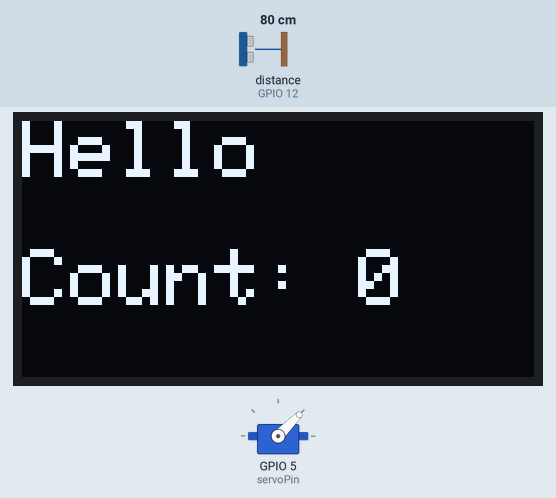
The sketch below on a simulated ESP32. Parts: servo, 128×64 one-colour display. Wiring (inferred from the names in the program): ultrasonic range finder: trigger GPIO 13; echo GPIO 12. The inputs (shaded band) are chosen by the test bench; at power-on: distance to the obstacle (sensor on GPIO 12) 80 cm. The echo pulse lasts 58.3 µs per cm; WiFi joins after 1.5 s; servers stay silent unless stated; uploads are accepted with an empty reply; what the sketch prints to the serial monitor is not drawn.

Above: at 2.3 s.
At 3.3 s:
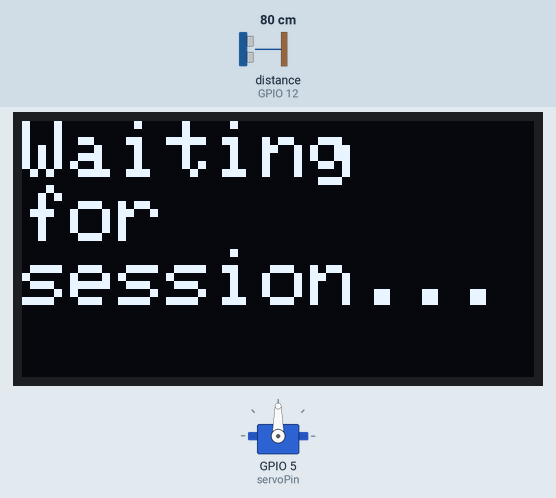
At 4.4 s:
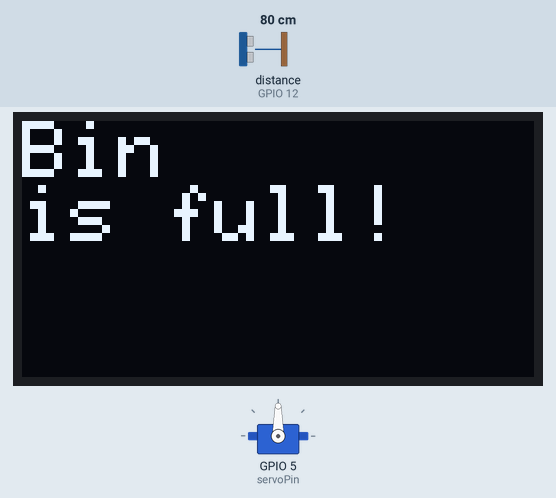
Timing chart, 0 to 5.9 s (numbered marks = the images above):
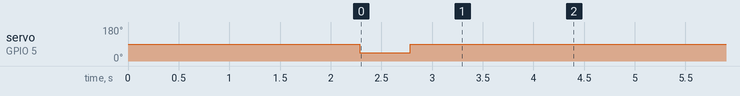

Measured:
- by itself, servo on GPIO 5 (servoPin): 90° → 45° at 2.3 s, → 90° 0.50 s later
- what the display in image 0 shows lasts 1.1 s, from 2.1 s to 3.2 s

The sketch:

EcoTrackBin.ino
```cpp
#include <WiFi.h>
#include <HTTPClient.h>
#include <ArduinoJson.h>
#include <ESP32Servo.h>
#include <Adafruit_GFX.h>
#include <Adafruit_SSD1306.h>

// similar to c++ syntax
// --------------------------
// Configuration Parameters
// --------------------------

const char *ssid = "Madi";          // Wi-Fi SSID
const char *password = "*********"; //

// Server address
const char *serverName = "http://34.96.175.5";

// ESP32's associated Bin ID
const int binId = 1; // BinId==1 for our demo

// Servo setup
Servo myservo;          // Create servo object
const int servoPin = 5; // GPIO pin for the servo

// Ultrasonic sensor pins
const int trigPin = 13;
const int echoPin = 12;

// OLED display settings
#define SCREEN_WIDTH 128
#define SCREEN_HEIGHT 64
#define OLED_RESET -1 // Use -1 if no reset pin
Adafruit_SSD1306 display(SCREEN_WIDTH, SCREEN_HEIGHT, &Wire, OLED_RESET);

// Variables for ultrasonic sensor
long duration;
float distance;
float previousDistance = 10.0;
int trashCount = 0;

// Variables for session management
int sessionId = -1;           // Current session ID
const int invalidSession = 0; // Represents no active session
bool isBinFull = false;       // binFull status
String username = "";

// Timing variables
unsigned long lastSessionCheck = 0;
const unsigned long sessionCheckInterval = 2000; // Check every 2 seconds

// --------------------------
// Variables for Debounce Logic
// --------------------------
bool item_detected = false;               // Flag to indicate if an item has been detected
unsigned long last_count_time = 0;        // Timestamp of the last counted item
const unsigned long debounce_delay = 800; // 0.8 second cooldown

// --------------------------
// Variables for Non-blocking Bin Full Check
// --------------------------
bool checkingBinFull = false;
unsigned long binCheckStartTime = 0;

// --------------------------
// Setup Function
// --------------------------
void setup()
{
    Serial.begin(115200);

    // Attach the servo
    myservo.attach(servoPin);

    // Set up ultrasonic sensor pins
    pinMode(trigPin, OUTPUT);
    pinMode(echoPin, INPUT);

    // Initialize OLED display
    if (!display.begin(SSD1306_SWITCHCAPVCC, 0x3C))
    { // Address 0x3C for 128x64
        Serial.println("SSD1306 allocation failed");
        for (;;)
            ; // Don't proceed, loop forever
    }
    display.clearDisplay();
    display.display();

    // Connect to Wi-Fi
    connectToWiFi();

    // Initial display update
    updateDisplay();
}

// --------------------------
// Main Loop Function
// --------------------------
void loop()
{
    unsigned long currentMillis = millis();

    // Check for active session ID at intervals
    if (currentMillis - lastSessionCheck >= sessionCheckInterval)
    {
        lastSessionCheck = currentMillis;
        int previousSessionId = sessionId; // Store the current session ID as int

        // Check bin status before starting a new session
        if (sessionId == invalidSession)
        {
            // Get bin full status from server
            isBinFull = getBinFullStatus(); // websockets -> for the lid opening and closing -> "critical" in this projects ->
            updateDisplay();

            if (isBinFull)
            {
                Serial.println("Bin is full. Cannot start a new session.");
            }
            else
            {
                // Check for active session
                getActiveSessionId(); // Update sessionId

                // If session has just started
                if (previousSessionId == invalidSession && sessionId != invalidSession)
                {
                    // Start of session detected
                    openLid();
                    trashCount = 0; // Reset trash count
                    Serial.println("Session started. Lid opened.");
                    updateDisplay(); // Update display with welcome message
                }
            }
        }
        else
        {
            // If session is active, check if it has ended
            getActiveSessionId(); // Update sessionId

            // If session has just ended
            if (previousSessionId != invalidSession && sessionId == invalidSession)
            {
                // End of session detected
                closeLid();
                Serial.println("Session ended. Lid closed.");

                // Send trash count to the server using the valid session ID
                sendTrashCount(previousSessionId);

                // Start bin full check
                checkingBinFull = true;
                binCheckStartTime = currentMillis;

                // Reset trash count and username
                trashCount = 0;
                username = "";
            }
        }
    }

    if (checkingBinFull)
    {
        unsigned long elapsed = millis() - binCheckStartTime;
        if (elapsed < 5000)
        { // Check for 5 seconds
            measureDistance();
            if (distance >= 5.0)
            {                      // 5cm for not full
                isBinFull = false; // Bin is not full
                Serial.println("Bin is not full after session.");
                checkingBinFull = false;
                sendBinFullStatus(); // Send updated status to server
                updateDisplay();     // Update display with bin status
            }
        }
        else
        {
            isBinFull = true;
            Serial.println("Bin is full after session.");
            checkingBinFull = false;
            sendBinFullStatus(); // send updated status to server
            updateDisplay();     // update display with bin status
        }
    }

    // if a session is active start counting logic, measure distance and count items
    if (sessionId != invalidSession)
    {
        // Measure distance using ultrasonic sensor
        measureDistance();

        // Debounce Logic to Prevent Multiple Counts for the Same Item
        if (distance < 7.0 && !item_detected)
        {
            unsigned long currentTime = millis();

            // Check if enough time has passed since the last count
            if (currentTime - last_count_time >= debounce_delay)
            {
                trashCount++;
                Serial.print("Item detected. Trash count: ");
                Serial.println(trashCount);
                updateDisplay(); // Update display with new trash count

                // Update flags and timestamp
                item_detected = true;
                last_count_time = currentTime;
            }
        }

        // Reset the detection flag when the item moves away
        if (distance >= 7.0 && item_detected)
        {
            item_detected = false;
        }

        previousDistance = distance;
    }

    delay(10); // 10 ms = 0.01s 100ms = 0.1s
}

// --------------------------
// Function to Connect to Wi-Fi
// --------------------------
void connectToWiFi()
{
    Serial.print("Connecting to ");
    Serial.println(ssid);

    WiFi.begin(ssid, password);

    int retryCount = 0;
    while (WiFi.status() != WL_CONNECTED)
    {
        delay(1000);
        Serial.print(".");
        retryCount++;
        if (retryCount > 30)
        { // Timeout after ~30 seconds
            Serial.println("\nFailed to connect to Wi-Fi.");
            return;
        }
    }

    Serial.println("\nConnected to Wi-Fi");
    Serial.print("IP Address: ");
    Serial.println(WiFi.localIP());
}

// --------------------------
// Function to Measure Distance
// --------------------------
void measureDistance()
{
    // Trigger the ultrasonic sensor
    digitalWrite(trigPin, LOW);
    delayMicroseconds(2);
    digitalWrite(trigPin, HIGH);
    delayMicroseconds(10);
    digitalWrite(trigPin, LOW);

    // Read the echo pin
    duration = pulseIn(echoPin, HIGH, 30000); // Timeout after 30ms
    if (duration == 0)
    {
        distance = 999; // No echo received
    }
    else
    {
        distance = duration * 0.034 / 2; // Calculate distance in cm
    }

    // Serial.print("Distance: ");
    // Serial.print(distance);
    // Serial.println(" cm");
}

// --------------------------
// Function to Get Active Session ID
// --------------------------
void getActiveSessionId()
{
    if (WiFi.status() == WL_CONNECTED)
    {
        HTTPClient http;
        String url = String(serverName) + "/get_active_session?bin_id=" + String(binId);
        http.begin(url);

        http.addHeader("Content-Type", "application/json");

        int httpResponseCode = http.GET();

        if (httpResponseCode == 200)
        {
            String response = http.getString();

            // parse JSON response
            DynamicJsonDocument doc(1024);
            DeserializationError error = deserializeJson(doc, response);

            if (!error)
            {
                if (doc["status"] == "success")
                {
                    sessionId = doc["session_id"].as<int>();
                    username = doc["username"].as<String>();
                    Serial.print("Active Session ID: ");
                    Serial.println(sessionId);
                    Serial.print("Username: ");
                    Serial.println(username);
                }
                else
                {
                    sessionId = invalidSession;
                    username = "";
                    Serial.println("No active session.");
                }
            }
            else
            {
                Serial.print("JSON parse error: ");
                Serial.println(error.f_str());
                sessionId = invalidSession;
                username = "";
            }
        }
        else
        {
            sessionId = invalidSession;
            username = "";
            Serial.print("GET request failed, error code: ");
            Serial.println(httpResponseCode);
        }

        http.end();
    }
}

// --------------------------
// Function to Get Bin Full Status from Server
// --------------------------
bool getBinFullStatus()
{
    if (WiFi.status() == WL_CONNECTED)
    {
        HTTPClient http;
        String url = String(serverName) + "/get_bin_status?bin_id=" + String(binId);
        http.begin(url);

        http.addHeader("Content-Type", "application/json");

        int httpResponseCode = http.GET();

        if (httpResponseCode == 200)
        {
            String response = http.getString();

            // parse JSON response
            DynamicJsonDocument doc(512);
            DeserializationError error = deserializeJson(doc, response);

            if (!error)
            {
                bool binFull = doc["bin_full"].as<bool>();
                Serial.print("Bin full status from server: ");
                Serial.println(binFull);
                return binFull;
            }
            else
            {
                Serial.print("JSON parse error: ");
                Serial.println(error.f_str());
                return true; // bin is full in case of error ->do not open the lid
            }
        }
        else
        {
            Serial.print("GET request failed, error code: ");
            Serial.println(httpResponseCode);
            return true; // bin is full in case of error ->do not open the lid
        }

        http.end();
    }
    return true; // bin is full in case of error ->do not open the lid
}

// --------------------------
// Function to Send Bin Full Status to Server
// --------------------------
void sendBinFullStatus()
{
    if (WiFi.status() == WL_CONNECTED)
    {
        HTTPClient http;
        String url = String(serverName) + "/update_bin_status";
        http.begin(url);

        http.addHeader("Content-Type", "application/json");

        // Create JSON payload
        DynamicJsonDocument doc(512);
        doc["bin_id"] = binId;
        doc["binFull"] = isBinFull;

        String postData;
        serializeJson(doc, postData);

        int httpResponseCode = http.POST(postData);

        if (httpResponseCode > 0)
        {
            String response = http.getString();
            Serial.print("HTTP Response code: ");
            Serial.println(httpResponseCode);
            Serial.println("Response: " + response);
        }
        else
        {
            Serial.print("Error on sending POST: ");
            Serial.println(httpResponseCode);
        }

        http.end();
    }
    else
    {
        Serial.println("Cannot send bin full status. Not connected to Wi-Fi.");
    }
}

// --------------------------
// Function to Send Trash Count
// --------------------------
void sendTrashCount(int session_id)
{
    if (WiFi.status() == WL_CONNECTED && session_id != invalidSession)
    {
        HTTPClient http;
        String url = String(serverName) + "/update_trash_count";
        http.begin(url);

        http.addHeader("Content-Type", "application/json");

        // Create JSON payload
        DynamicJsonDocument doc(1024);
        doc["session_id"] = session_id;
        doc["trash_count"] = trashCount;

        String postData;
        serializeJson(doc, postData);

        int httpResponseCode = http.POST(postData);

        if (httpResponseCode > 0)
        {
            String response = http.getString();
            Serial.print("HTTP Response code: ");
            Serial.println(httpResponseCode);
            Serial.println("Response: " + response);
        }
        else
        {
            Serial.print("Error on sending POST: ");
            Serial.println(httpResponseCode);
        }

        http.end();
    }
    else
    {
        Serial.println("Cannot send trash count. No active session.");
    }
}

// --------------------------
// Function to Open Lid
// --------------------------
void openLid()
{
    Serial.println("Opening lid...");
    myservo.write(135); // Rotate to open position
    delay(700);         // Hold for 0.5 seconds
    myservo.write(90);  // Return to neutral position
    Serial.println("Lid opened.");
}

// --------------------------
// Function to Close Lid
// --------------------------
void closeLid()
{
    Serial.println("Closing lid...");
    myservo.write(45); // Rotate to close position
    delay(500);        // Hold for 0.5 seconds
    myservo.write(90); // Return to neutral position
    Serial.println("Lid closed.");
}

// --------------------------
// Function to Update OLED Display
// --------------------------
void updateDisplay()
{
    display.clearDisplay();
    display.setTextColor(WHITE);
    display.setCursor(0, 0);

    if (isBinFull)
    {
        display.setTextSize(2);
        display.println("Bin");
        display.println("is full!");
    }
    else if (sessionId != invalidSession)
    {
        display.setTextSize(2);
        display.println("Hello");
        display.println(username);
        display.println("Count: " + String(trashCount));
    }
    else
    {
        display.setTextSize(2);
        display.println("Waiting");
        display.println("for");
        display.println("session...");
    }

    display.display();
}
```
